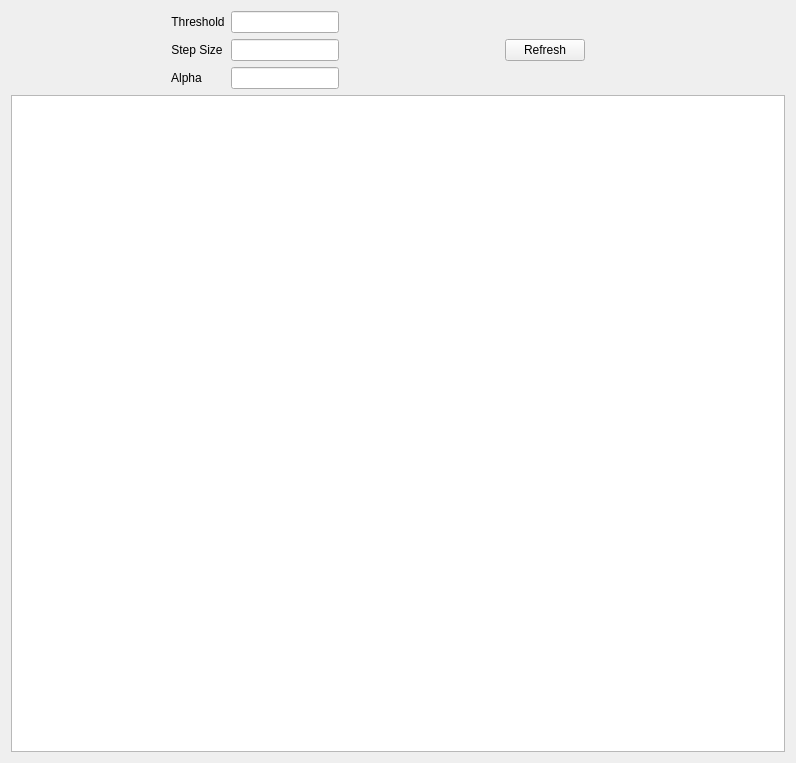
<?xml version="1.0" encoding="UTF-8"?>
<ui version="4.0">
 <class>Dialog</class>
 <widget class="QDialog" name="Dialog">
  <property name="windowModality">
   <enum>Qt::NonModal</enum>
  </property>
  <property name="geometry">
   <rect>
    <x>0</x>
    <y>0</y>
    <width>796</width>
    <height>763</height>
   </rect>
  </property>
  <property name="windowTitle">
   <string>Dialog</string>
  </property>
  <layout class="QGridLayout" name="gridLayout_3">
   <item row="0" column="0">
    <layout class="QGridLayout" name="gridLayout_2">
     <item row="0" column="0">
      <layout class="QHBoxLayout" name="horizontalLayout">
       <item>
        <layout class="QGridLayout" name="gridLayout">
         <item row="1" column="0">
          <widget class="QLabel" name="label_2">
           <property name="sizePolicy">
            <sizepolicy hsizetype="Fixed" vsizetype="Fixed">
             <horstretch>0</horstretch>
             <verstretch>0</verstretch>
            </sizepolicy>
           </property>
           <property name="text">
            <string>Step Size</string>
           </property>
           <property name="alignment">
            <set>Qt::AlignCenter</set>
           </property>
          </widget>
         </item>
         <item row="0" column="0">
          <widget class="QLabel" name="label">
           <property name="sizePolicy">
            <sizepolicy hsizetype="Fixed" vsizetype="Fixed">
             <horstretch>0</horstretch>
             <verstretch>0</verstretch>
            </sizepolicy>
           </property>
           <property name="text">
            <string>Threshold</string>
           </property>
           <property name="alignment">
            <set>Qt::AlignCenter</set>
           </property>
          </widget>
         </item>
         <item row="0" column="1">
          <widget class="QLineEdit" name="thresholdEdit">
           <property name="sizePolicy">
            <sizepolicy hsizetype="Fixed" vsizetype="Fixed">
             <horstretch>0</horstretch>
             <verstretch>0</verstretch>
            </sizepolicy>
           </property>
          </widget>
         </item>
         <item row="1" column="1">
          <widget class="QLineEdit" name="stepEdit">
           <property name="sizePolicy">
            <sizepolicy hsizetype="Fixed" vsizetype="Fixed">
             <horstretch>0</horstretch>
             <verstretch>0</verstretch>
            </sizepolicy>
           </property>
          </widget>
         </item>
         <item row="2" column="1">
          <widget class="QLineEdit" name="alphaEdit">
           <property name="sizePolicy">
            <sizepolicy hsizetype="Fixed" vsizetype="Fixed">
             <horstretch>0</horstretch>
             <verstretch>0</verstretch>
            </sizepolicy>
           </property>
          </widget>
         </item>
         <item row="2" column="0">
          <widget class="QLabel" name="label_3">
           <property name="sizePolicy">
            <sizepolicy hsizetype="Fixed" vsizetype="Fixed">
             <horstretch>0</horstretch>
             <verstretch>0</verstretch>
            </sizepolicy>
           </property>
           <property name="text">
            <string>Alpha</string>
           </property>
           <property name="alignment">
            <set>Qt::AlignCenter</set>
           </property>
          </widget>
         </item>
        </layout>
       </item>
       <item>
        <widget class="QPushButton" name="refreshButton">
         <property name="sizePolicy">
          <sizepolicy hsizetype="Fixed" vsizetype="Maximum">
           <horstretch>0</horstretch>
           <verstretch>0</verstretch>
          </sizepolicy>
         </property>
         <property name="focusPolicy">
          <enum>Qt::NoFocus</enum>
         </property>
         <property name="text">
          <string>Refresh</string>
         </property>
        </widget>
       </item>
       <item>
        <spacer name="horizontalSpacer">
         <property name="orientation">
          <enum>Qt::Horizontal</enum>
         </property>
         <property name="sizeType">
          <enum>QSizePolicy::Minimum</enum>
         </property>
         <property name="sizeHint" stdset="0">
          <size>
           <width>40</width>
           <height>20</height>
          </size>
         </property>
        </spacer>
       </item>
      </layout>
     </item>
     <item row="1" column="0">
      <widget class="QMyGraphicsView" name="graphicsView">
       <property name="sizePolicy">
        <sizepolicy hsizetype="Expanding" vsizetype="Expanding">
         <horstretch>0</horstretch>
         <verstretch>0</verstretch>
        </sizepolicy>
       </property>
       <property name="focusPolicy">
        <enum>Qt::NoFocus</enum>
       </property>
      </widget>
     </item>
    </layout>
   </item>
  </layout>
 </widget>
 <customwidgets>
  <customwidget>
   <class>QMyGraphicsView</class>
   <extends>QGraphicsView</extends>
   <header location="global">qmygraphicsview.h</header>
  </customwidget>
 </customwidgets>
 <resources/>
 <connections/>
</ui>
